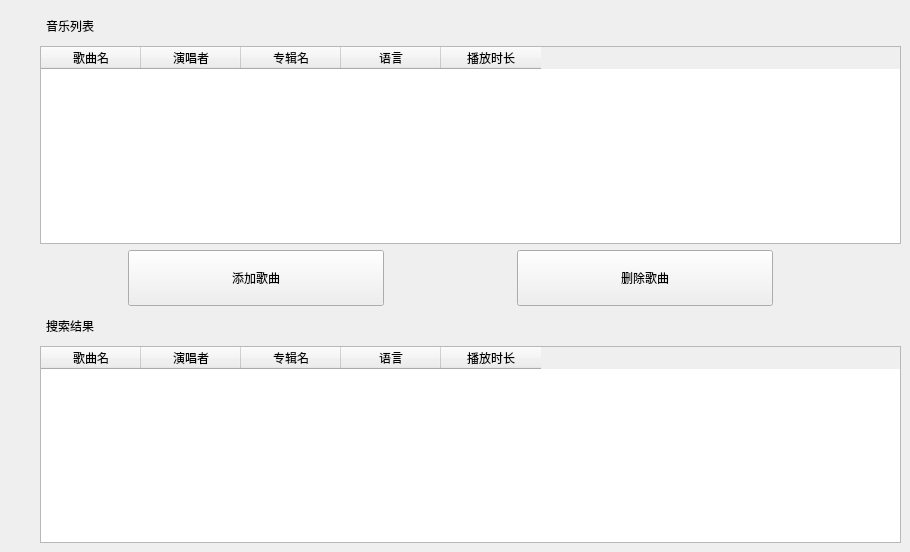
      <widget class="QWidget" name="localMusicPage">
       <widget class="QWidget" name="layoutWidget">
        <property name="geometry">
         <rect>
          <x>0</x>
          <y>12</y>
          <width>901</width>
          <height>531</height>
         </rect>
        </property>
        <layout class="QVBoxLayout" name="verticalLayout_22">
         <item>
          <layout class="QVBoxLayout" name="verticalLayout_20">
           <item>
            <widget class="QLabel" name="localMusicTableLbl">
             <property name="minimumSize">
              <size>
               <width>140</width>
               <height>28</height>
              </size>
             </property>
             <property name="maximumSize">
              <size>
               <width>140</width>
               <height>28</height>
              </size>
             </property>
             <property name="text">
              <string>音乐列表</string>
             </property>
             <property name="alignment">
              <set>Qt::AlignCenter</set>
             </property>
            </widget>
           </item>
           <item>
            <layout class="QHBoxLayout" name="horizontalLayout_17">
             <item>
              <spacer name="horizontalSpacer_16">
               <property name="orientation">
                <enum>Qt::Horizontal</enum>
               </property>
               <property name="sizeType">
                <enum>QSizePolicy::Preferred</enum>
               </property>
               <property name="sizeHint" stdset="0">
                <size>
                 <width>40</width>
                 <height>20</height>
                </size>
               </property>
              </spacer>
             </item>
             <item>
              <widget class="QTableWidget" name="localMusicTableWidget">
               <property name="minimumSize">
                <size>
                 <width>0</width>
                 <height>64</height>
                </size>
               </property>
               <property name="editTriggers">
                <set>QAbstractItemView::AnyKeyPressed|QAbstractItemView::EditKeyPressed</set>
               </property>
               <column>
                <property name="text">
                 <string>歌曲名</string>
                </property>
               </column>
               <column>
                <property name="text">
                 <string>演唱者</string>
                </property>
               </column>
               <column>
                <property name="text">
                 <string>专辑名</string>
                </property>
               </column>
               <column>
                <property name="text">
                 <string>语言</string>
                </property>
               </column>
               <column>
                <property name="text">
                 <string>播放时长</string>
                </property>
               </column>
              </widget>
             </item>
            </layout>
           </item>
          </layout>
         </item>
         <item>
          <layout class="QHBoxLayout" name="horizontalLayout_19">
           <item>
            <spacer name="horizontalSpacer_20">
             <property name="orientation">
              <enum>Qt::Horizontal</enum>
             </property>
             <property name="sizeHint" stdset="0">
              <size>
               <width>40</width>
               <height>20</height>
              </size>
             </property>
            </spacer>
           </item>
           <item>
            <widget class="QPushButton" name="addSongBtn">
             <property name="minimumSize">
              <size>
               <width>256</width>
               <height>56</height>
              </size>
             </property>
             <property name="maximumSize">
              <size>
               <width>256</width>
               <height>56</height>
              </size>
             </property>
             <property name="text">
              <string>添加歌曲</string>
             </property>
            </widget>
           </item>
           <item>
            <spacer name="horizontalSpacer_18">
             <property name="orientation">
              <enum>Qt::Horizontal</enum>
             </property>
             <property name="sizeHint" stdset="0">
              <size>
               <width>40</width>
               <height>20</height>
              </size>
             </property>
            </spacer>
           </item>
           <item>
            <widget class="QPushButton" name="delSongBtn">
             <property name="minimumSize">
              <size>
               <width>256</width>
               <height>56</height>
              </size>
             </property>
             <property name="maximumSize">
              <size>
               <width>256</width>
               <height>56</height>
              </size>
             </property>
             <property name="text">
              <string>删除歌曲</string>
             </property>
            </widget>
           </item>
           <item>
            <spacer name="horizontalSpacer_19">
             <property name="orientation">
              <enum>Qt::Horizontal</enum>
             </property>
             <property name="sizeHint" stdset="0">
              <size>
               <width>40</width>
               <height>20</height>
              </size>
             </property>
            </spacer>
           </item>
          </layout>
         </item>
         <item>
          <layout class="QVBoxLayout" name="verticalLayout_21">
           <item>
            <widget class="QLabel" name="searchResListLbl">
             <property name="minimumSize">
              <size>
               <width>140</width>
               <height>28</height>
              </size>
             </property>
             <property name="maximumSize">
              <size>
               <width>140</width>
               <height>28</height>
              </size>
             </property>
             <property name="text">
              <string>搜索结果</string>
             </property>
             <property name="alignment">
              <set>Qt::AlignCenter</set>
             </property>
            </widget>
           </item>
           <item>
            <layout class="QHBoxLayout" name="horizontalLayout_18">
             <item>
              <spacer name="horizontalSpacer_17">
               <property name="orientation">
                <enum>Qt::Horizontal</enum>
               </property>
               <property name="sizeType">
                <enum>QSizePolicy::Preferred</enum>
               </property>
               <property name="sizeHint" stdset="0">
                <size>
                 <width>40</width>
                 <height>20</height>
                </size>
               </property>
              </spacer>
             </item>
             <item>
              <widget class="QTableWidget" name="searchRetTableWidget">
               <property name="minimumSize">
                <size>
                 <width>0</width>
                 <height>64</height>
                </size>
               </property>
               <property name="editTriggers">
                <set>QAbstractItemView::AnyKeyPressed|QAbstractItemView::EditKeyPressed</set>
               </property>
               <column>
                <property name="text">
                 <string>歌曲名</string>
                </property>
               </column>
               <column>
                <property name="text">
                 <string>演唱者</string>
                </property>
               </column>
               <column>
                <property name="text">
                 <string>专辑名</string>
                </property>
               </column>
               <column>
                <property name="text">
                 <string>语言</string>
                </property>
               </column>
               <column>
                <property name="text">
                 <string>播放时长</string>
                </property>
               </column>
              </widget>
             </item>
            </layout>
           </item>
          </layout>
         </item>
        </layout>
       </widget>
      </widget>
